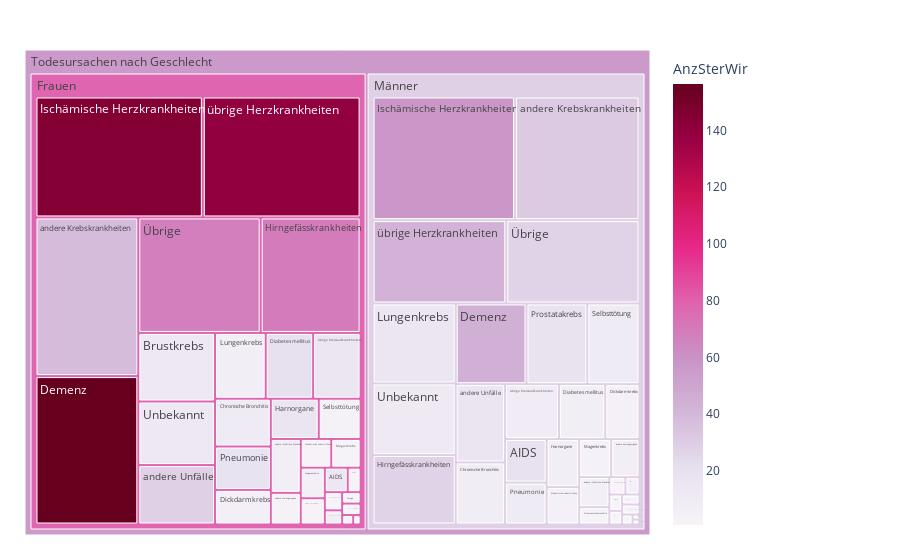

Notebook code cell kept with this figure:
### Code cell
df = mySelYears
fig = px.treemap(df, path=[px.Constant("Todesursachen nach Geschlecht"), 'Geschlecht','Todesursache'], values='AnzSterWir',
                color='AnzSterWir', hover_data=['Todesursache'],
                color_continuous_scale='PuRd')
                #color_continuous_midpoint=np.average(df['AnzBestWir'], weights=df['AnzBestWir']))
fig.update_traces(root_color="lightgrey")
fig.update_layout(margin = dict(t=50, l=25, r=250, b=25))
fig.show()

### Figure 1 — Plotly figure (JSON) as saved in the notebook; plotly's stock layout.template omitted (floating-point values rounded to 4 significant figures; data arrays with more than 128 entries replaced by an {"elided": "..."} marker saying what was removed)
{"data": [{"branchvalues": "total", "customdata": {"elided": "66x2 mixed values"}, "domain": {"x": [0, 1], "y": [0, 1]}, "hovertemplate": "labels=%{label}<br>AnzSterWir_sum=%{value}<br>parent=%{parent}<br>id=%{id}<br>Todesursache=%{customdata[0]}<br>AnzSterWir=%{color}<extra></extra>", "ids": ["Todesursachen nach Geschlecht/Frauen/AIDS", "Todesursachen nach Geschlecht/Männer/AIDS", "Todesursachen nach Geschlecht/Frauen/Alkoholische Leberzirrhose", "Todesursachen nach Geschlecht/Männer/Alkoholische Leberzirrhose", "Todesursachen nach Geschlecht/Frauen/Asthma", "Todesursachen nach Geschlecht/Männer/Asthma", "Todesursachen nach Geschlecht/Frauen/Brustkrebs", "Todesursachen nach Geschlecht/Männer/Brustkrebs", "Todesursachen nach Geschlecht/Frauen/Chronische Bronchitis", "Todesursachen nach Geschlecht/Männer/Chronische Bronchitis", "Todesursachen nach Geschlecht/Frauen/Demenz", "Todesursachen nach Geschlecht/Männer/Demenz", "Todesursachen nach Geschlecht/Frauen/Diabetes mellitus", "Todesursachen nach Geschlecht/Männer/Diabetes mellitus", "Todesursachen nach Geschlecht/Frauen/Dickdarmkrebs", "Todesursachen nach Geschlecht/Männer/Dickdarmkrebs", "Todesursachen nach Geschlecht/Frauen/Gebärmutterhalskrebs", "Todesursachen nach Geschlecht/Frauen/Grippe", "Todesursachen nach Geschlecht/Männer/Grippe", "Todesursachen nach Geschlecht/Frauen/Harnorgane", "Todesursachen nach Geschlecht/Männer/Harnorgane", "Todesursachen nach Geschlecht/Frauen/Hirngefässkrankheiten", "Todesursachen nach Geschlecht/Männer/Hirngefässkrankheiten", "Todesursachen nach Geschlecht/Frauen/Ischämische Herzkrankheiten", "Todesursachen nach Geschlecht/Männer/Ischämische Herzkrankheiten", "Todesursachen nach Geschlecht/Frauen/Kongenitale Missbildungen", "Todesursachen nach Geschlecht/Männer/Kongenitale Missbildungen", "Todesursachen nach Geschlecht/Frauen/Lungenembolie", "Todesursachen nach Geschlecht/Männer/Lungenembolie", "Todesursachen nach Geschlecht/Frauen/Lungenkrebs", "Todesursachen nach Geschlecht/Männer/Lungenkrebs", "Todesursachen nach Geschlecht/Frauen/Magenkrebs", "Todesursachen nach Geschlecht/Männer/Magenkrebs", "Todesursachen nach Geschlecht/Frauen/Mord", "Todesursachen nach Geschlecht/Männer/Mord", "Todesursachen nach Geschlecht/Frauen/Perinatale Todesursachen", "Todesursachen nach Geschlecht/Männer/Perinatale Todesursachen", "Todesursachen nach Geschlecht/Frauen/Pneumonie", "Todesursachen nach Geschlecht/Männer/Pneumonie", "Todesursachen nach Geschlecht/Männer/Prostatakrebs", "Todesursachen nach Geschlecht/Frauen/Selbsttötung", "Todesursachen nach Geschlecht/Männer/Selbsttötung", "Todesursachen nach Geschlecht/Frauen/Strassenverkehrsunfälle", "Todesursachen nach Geschlecht/Männer/Strassenverkehrsunfälle", "Todesursachen nach Geschlecht/Männer/Tuberkulose", "Todesursachen nach Geschlecht/Frauen/Unbekannt", "Todesursachen nach Geschlecht/Männer/Unbekannt", "Todesursachen nach Geschlecht/Frauen/andere Atmungsorgane", "Todesursachen nach Geschlecht/Männer/andere Atmungsorgane", "Todesursachen nach Geschlecht/Frauen/andere Gewalteinwirkungen", "Todesursachen nach Geschlecht/Männer/andere Gewalteinwirkungen", "Todesursachen nach Geschlecht/Frauen/andere Krebskrankheiten", "Todesursachen nach Geschlecht/Männer/andere Krebskrankheiten", "Todesursachen nach Geschlecht/Frauen/andere Unfälle", "Todesursachen nach Geschlecht/Männer/andere Unfälle", "Todesursachen nach Geschlecht/Frauen/andere infektiöse Krankheiten", "Todesursachen nach Geschlecht/Männer/andere infektiöse Krankheiten", "Todesursachen nach Geschlecht/Frauen/Übrige", "Todesursachen nach Geschlecht/Männer/Übrige", "Todesursachen nach Geschlecht/Frauen/übrige Herzkrankheiten", "Todesursachen nach Geschlecht/Männer/übrige Herzkrankheiten", "Todesursachen nach Geschlecht/Frauen/übrige Kreislaufkrankheiten", "Todesursachen nach Geschlecht/Männer/übrige Kreislaufkrankheiten", "Todesursachen nach Geschlecht/Frauen", "Todesursachen nach Geschlecht/Männer", "Todesursachen nach Geschlecht"], "labels": ["AIDS", "AIDS", "Alkoholische Leberzirrhose", "Alkoholische Leberzirrhose", "Asthma", "Asthma", "Brustkrebs", "Brustkrebs", "Chronische Bronchitis", "Chronische Bronchitis", "Demenz", "Demenz", "Diabetes mellitus", "Diabetes mellitus", "Dickdarmkrebs", "Dickdarmkrebs", "Gebärmutterhalskrebs", "Grippe", "Grippe", "Harnorgane", "Harnorgane", "Hirngefässkrankheiten", "Hirngefässkrankheiten", "Ischämische Herzkrankheiten", "Ischämische Herzkrankheiten", "Kongenitale Missbildungen", "Kongenitale Missbildungen", "Lungenembolie", "Lungenembolie", "Lungenkrebs", "Lungenkrebs", "Magenkrebs", "Magenkrebs", "Mord", "Mord", "Perinatale Todesursachen", "Perinatale Todesursachen", "Pneumonie", "Pneumonie", "Prostatakrebs", "Selbsttötung", "Selbsttötung", "Strassenverkehrsunfälle", "Strassenverkehrsunfälle", "Tuberkulose", "Unbekannt", "Unbekannt", "andere Atmungsorgane", "andere Atmungsorgane", "andere Gewalteinwirkungen", "andere Gewalteinwirkungen", "andere Krebskrankheiten", "andere Krebskrankheiten", "andere Unfälle", "andere Unfälle", "andere infektiöse Krankheiten", "andere infektiöse Krankheiten", "Übrige", "Übrige", "übrige Herzkrankheiten", "übrige Herzkrankheiten", "übrige Kreislaufkrankheiten", "übrige Kreislaufkrankheiten", "Frauen", "Männer", "Todesursachen nach Geschlecht"], "marker": {"coloraxis": "coloraxis", "colors": [14.12, 19.27, 3.08, 5.4, 3.222, 1.333, 13.11, 1, 10.47, 8.318, 156.3, 44.54, 20.03, 7.164, 5.836, 5.259, 1.222, 1.667, 1, 16.02, 7.133, 69.27, 27.7, 144.9, 57.92, 1.667, 1, 6.619, 1, 7.568, 15.71, 2.083, 3.629, 1, 1.4, 7, 5.286, 18.68, 10.56, 18.29, 4.208, 10.39, 2.778, 2.467, 1, 13.2, 12.4, 4.259, 6.935, 1, 1.8, 38.58, 31.46, 28.52, 16.44, 7.435, 6.462, 68.04, 27.38, 139.2, 43.31, 15.31, 9.965, 78.5, 28.5, 55.87]}, "name": "", "parents": ["Todesursachen nach Geschlecht/Frauen", "Todesursachen nach Geschlecht/Männer", "Todesursachen nach Geschlecht/Frauen", "Todesursachen nach Geschlecht/Männer", "Todesursachen nach Geschlecht/Frauen", "Todesursachen nach Geschlecht/Männer", "Todesursachen nach Geschlecht/Frauen", "Todesursachen nach Geschlecht/Männer", "Todesursachen nach Geschlecht/Frauen", "Todesursachen nach Geschlecht/Männer", "Todesursachen nach Geschlecht/Frauen", "Todesursachen nach Geschlecht/Männer", "Todesursachen nach Geschlecht/Frauen", "Todesursachen nach Geschlecht/Männer", "Todesursachen nach Geschlecht/Frauen", "Todesursachen nach Geschlecht/Männer", "Todesursachen nach Geschlecht/Frauen", "Todesursachen nach Geschlecht/Frauen", "Todesursachen nach Geschlecht/Männer", "Todesursachen nach Geschlecht/Frauen", "Todesursachen nach Geschlecht/Männer", "Todesursachen nach Geschlecht/Frauen", "Todesursachen nach Geschlecht/Männer", "Todesursachen nach Geschlecht/Frauen", "Todesursachen nach Geschlecht/Männer", "Todesursachen nach Geschlecht/Frauen", "Todesursachen nach Geschlecht/Männer", "Todesursachen nach Geschlecht/Frauen", "Todesursachen nach Geschlecht/Männer", "Todesursachen nach Geschlecht/Frauen", "Todesursachen nach Geschlecht/Männer", "Todesursachen nach Geschlecht/Frauen", "Todesursachen nach Geschlecht/Männer", "Todesursachen nach Geschlecht/Frauen", "Todesursachen nach Geschlecht/Männer", "Todesursachen nach Geschlecht/Frauen", "Todesursachen nach Geschlecht/Männer", "Todesursachen nach Geschlecht/Frauen", "Todesursachen nach Geschlecht/Männer", "Todesursachen nach Geschlecht/Männer", "Todesursachen nach Geschlecht/Frauen", "Todesursachen nach Geschlecht/Männer", "Todesursachen nach Geschlecht/Frauen", "Todesursachen nach Geschlecht/Männer", "Todesursachen nach Geschlecht/Männer", "Todesursachen nach Geschlecht/Frauen", "Todesursachen nach Geschlecht/Männer", "Todesursachen nach Geschlecht/Frauen", "Todesursachen nach Geschlecht/Männer", "Todesursachen nach Geschlecht/Frauen", "Todesursachen nach Geschlecht/Männer", "Todesursachen nach Geschlecht/Frauen", "Todesursachen nach Geschlecht/Männer", "Todesursachen nach Geschlecht/Frauen", "Todesursachen nach Geschlecht/Männer", "Todesursachen nach Geschlecht/Frauen", "Todesursachen nach Geschlecht/Männer", "Todesursachen nach Geschlecht/Frauen", "Todesursachen nach Geschlecht/Männer", "Todesursachen nach Geschlecht/Frauen", "Todesursachen nach Geschlecht/Männer", "Todesursachen nach Geschlecht/Frauen", "Todesursachen nach Geschlecht/Männer", "Todesursachen nach Geschlecht", "Todesursachen nach Geschlecht", ""], "root": {"color": "lightgrey"}, "type": "treemap", "values": [16, 52, 25, 35, 9, 6, 150, 1, 76, 88, 435, 164, 89, 73, 55, 54, 9, 6, 3, 55, 45, 329, 166, 577, 506, 6, 5, 21, 8, 95, 191, 24, 35, 3, 5, 7, 7, 69, 50, 141, 48, 121, 18, 15, 1, 139, 171, 27, 31, 2, 5, 465, 442, 130, 111, 46, 26, 403, 319, 544, 320, 89, 85, 3967, 3282, 7249]}], "layout": {"autosize": true, "coloraxis": {"colorbar": {"title": {"text": "AnzSterWir"}}, "colorscale": [[0, "rgb(247,244,249)"], [0.125, "rgb(231,225,239)"], [0.25, "rgb(212,185,218)"], [0.375, "rgb(201,148,199)"], [0.5, "rgb(223,101,176)"], [0.625, "rgb(231,41,138)"], [0.75, "rgb(206,18,86)"], [0.875, "rgb(152,0,67)"], [1, "rgb(103,0,31)"]]}, "legend": {"tracegroupgap": 0}, "margin": {"b": 25, "l": 25, "r": 250, "t": 50}}}
